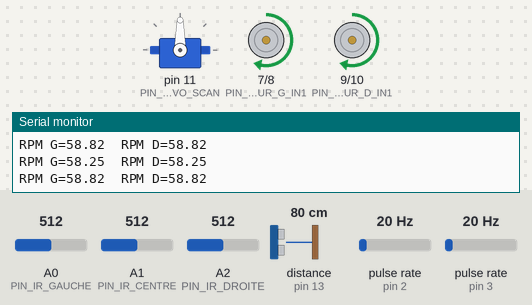
Bench run of a sketch on a simulated Arduino Uno, built with avr-gcc and run on an emulated ATmega328P. On the bench: servo, motor-driver pin pairs drawn as motors (green arrow = first pin HIGH = forward, orange = second pin HIGH = backward, longer = more drive, scaled by the enable pin), the last lines printed to the serial monitor. Wiring (inferred from the names in the program): ultrasonic range finder: trigger pin 12; echo pin 13; 2 × pulse sensor: data pin 2 / data pin 3. Inputs (shaded band) come from the test bench; at power-on: distance to the obstacle (sensor on pin 13) 80 cm, A0 (PIN_IR_GAUCHE) = 512, A1 (PIN_IR_CENTRE) = 512, A2 (PIN_IR_DROITE) = 512, pulse rate (sensors on pin 2, pin 3) 20 Hz. The echo pulse lasts 58.3 µs per cm.

Above: at 4.7 s.
4.8 s: distance to the obstacle (sensor on pin 13) set to 23 cm
6.3 s: distance to the obstacle (sensor on pin 13) set to 18 cm
At 7.49 s:
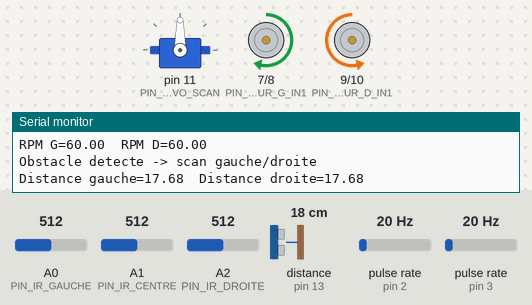
9.3 s: distance to the obstacle (sensor on pin 13) set to 299 cm
At 10.3 s:
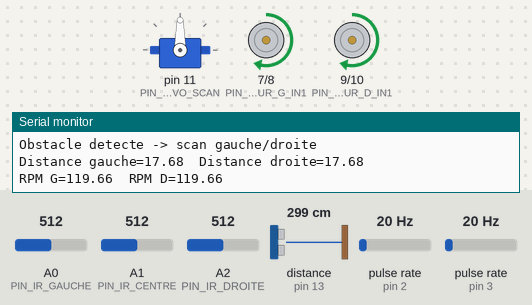
12.3 s: A0 (PIN_IR_GAUCHE) set to 754
15.3 s: A0 (PIN_IR_GAUCHE) set to 782
At 16.0 s:
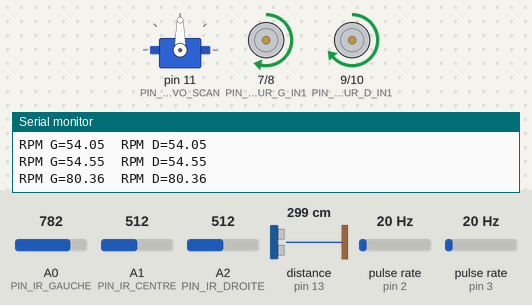
18.3 s: A1 (PIN_IR_CENTRE) set to 992
At 19.3 s:
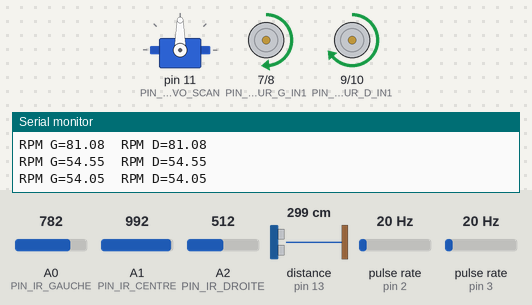
Timing chart, 0 to 20.8 s (numbered marks = the images above; inputs shaded):
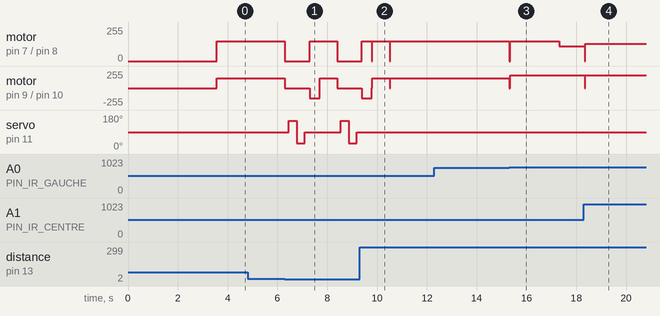

Measured:
- the behaviour switches between 21 and 20 cm on distance to the obstacle (sensor on pin 13) (found by bisection; images 0 and 1)
- the behaviour switches between 768 and 769 on A0 (PIN_IR_GAUCHE) (found by bisection; images 2 and 3)
- after the input at 9.3 s, servo on pin 11 (PIN_SERVO_SCAN): stays 90° (without the input it goes to 150° after 1.3 s)
- after the input at 15.3 s, motor on pin 7 (PIN_MOTEUR_G_IN1) / pin 8 (PIN_MOTEUR_G_IN2): forward 150/255 → forward 109/255 after 2.0 s; motor on pin 9 (PIN_MOTEUR_D_IN1) / pin 10 (PIN_MOTEUR_D_IN2): forward 150/255 → forward 190/255 at once, → forward 191/255 2.0 s later
- after the input at 18.3 s, motor on pin 7 (PIN_MOTEUR_G_IN1) / pin 8 (PIN_MOTEUR_G_IN2): forward 109/255 → forward 131/255 at once; motor on pin 9 (PIN_MOTEUR_D_IN1) / pin 10 (PIN_MOTEUR_D_IN2): forward 191/255 → stopped at once, → forward 191/255 0.04 s later

The sketch:

voiture_autonome.ino
```cpp
/**
 * voiture_autonome.ino
 * -------------------------------------------------------------------
 * Voiture autonome - suivi de ligne avec evitement d'obstacle
 * Carte cible : Arduino Uno / Nano (ATmega328P)
 *
 * Architecture :
 *   - Capteurs.h/.cpp      : acquisition HC-SR04 + 3x IR reflectifs
 *   - Actionneurs.h/.cpp   : pilotage moteurs CC via pont en H L298N
 *   - PIDController.h/.cpp : regulateur PID generique (ligne + vitesse)
 *   - config.h              : toutes les constantes materielles/reglages
 *
 * Boucles de commande :
 *   1) Suivi de ligne (PID, Ts=20ms) -> differentiel de PWM gauche/droite
 *   2) Regulation de vitesse (PI, encodeurs a fourche) -> compense la
 *      chute de tension batterie pour garder une vitesse constante
 *   3) Evitement d'obstacle (HC-SR04 + servo de scan) -> prioritaire,
 *      interrompt le suivi de ligne le temps de contourner l'obstacle
 *
 * Les gains PID sont ceux valides par simulation dans
 * matlab/voiture_pid_tuning.m (voir docs/01_rapport_dimensionnement.md).
 * -------------------------------------------------------------------
 */
#include <Servo.h>
#include "config.h"
#include "../lib/Capteurs/Capteurs.h"
#include "../lib/Actionneurs/Actionneurs.h"
#include "../lib/PID/PIDController.h"

// ---------------------------------------------------------------------
// Objets globaux
// ---------------------------------------------------------------------
CapteurUltrason  capteurUS(PIN_TRIG_AVANT, PIN_ECHO_AVANT);
CapteursLigne    capteursLigne(PIN_IR_GAUCHE, PIN_IR_CENTRE, PIN_IR_DROITE);

MoteurCC moteurGauche(PIN_MOTEUR_G_IN1, PIN_MOTEUR_G_IN2, PIN_MOTEUR_G_PWM);
MoteurCC moteurDroit(PIN_MOTEUR_D_IN1, PIN_MOTEUR_D_IN2, PIN_MOTEUR_D_PWM);
Chassis  chassis(moteurGauche, moteurDroit);

Servo servoScan;

PIDController pidLigne(PID_LIGNE_KP, PID_LIGNE_KI, PID_LIGNE_KD, -150, 150);
PIDController pidVitesse(PID_VITESSE_KP, PID_VITESSE_KI, 0, -80, 80);

// ---------------------------------------------------------------------
// Etat machine a etats
// ---------------------------------------------------------------------
enum EtatRobot { SUIVI_LIGNE, OBSTACLE_DETECTE, EVITEMENT, ARRET_URGENCE };
EtatRobot etat = SUIVI_LIGNE;

// ---------------------------------------------------------------------
// Odometrie (encodeurs a fourche, interruptions)
// ---------------------------------------------------------------------
volatile uint32_t compteurImpulsionsG = 0;
volatile uint32_t compteurImpulsionsD = 0;

void isrEncodeurG() { compteurImpulsionsG++; }
void isrEncodeurD() { compteurImpulsionsD++; }

// ---------------------------------------------------------------------
// Variables de boucle
// ---------------------------------------------------------------------
unsigned long dernierTempsLigne = 0;
unsigned long dernierTempsVitesse = 0;
float derniereErreurLigneConnue = 0;

const unsigned long PERIODE_VITESSE_MS = 100;

void setup() {
    Serial.begin(9600);
    Serial.println(F("=== Voiture autonome - initialisation ==="));

    capteurUS.begin();
    capteursLigne.begin();
    chassis.begin();
    servoScan.attach(PIN_SERVO_SCAN);
    servoScan.write(90); // capteur oriente vers l'avant

    pinMode(PIN_ENCODEUR_G, INPUT_PULLUP);
    pinMode(PIN_ENCODEUR_D, INPUT_PULLUP);
    attachInterrupt(digitalPinToInterrupt(PIN_ENCODEUR_G), isrEncodeurG, RISING);
    attachInterrupt(digitalPinToInterrupt(PIN_ENCODEUR_D), isrEncodeurD, RISING);

    Serial.println(F("Calibration des capteurs de ligne (poser sur fond clair)..."));
    delay(1000);
    capteursLigne.calibrer();
    Serial.println(F("Calibration terminee. Demarrage dans 2s..."));
    delay(2000);
}

void loop() {
    unsigned long maintenant = millis();

    // ------------------------------------------------------------
    // 1) Lecture capteur de distance (chaque cycle, non filtree pour
    //    la reactivite ; une mesure filtree est utilisee pour confirmer
    //    un arret d'urgence, cf. plus bas)
    // ------------------------------------------------------------
    float distance = capteurUS.mesurerDistanceCm();

    if (distance > 0 && distance < DISTANCE_ARRET_CM) {
        etat = ARRET_URGENCE;
    } else if (distance > 0 && distance < DISTANCE_SECURITE_CM) {
        if (etat == SUIVI_LIGNE) etat = OBSTACLE_DETECTE;
    } else if (etat == OBSTACLE_DETECTE) {
        etat = SUIVI_LIGNE; // obstacle disparu avant manoeuvre engagee
    }

    // ------------------------------------------------------------
    // 2) Machine a etats
    // ------------------------------------------------------------
    switch (etat) {

    case ARRET_URGENCE: {
        chassis.stop();
        // Confirmation par mesure filtree (rejet des faux positifs)
        float distConfirmee = capteurUS.mesurerDistanceFiltreeCm(5);
        Serial.print(F("ARRET URGENCE - distance="));
        Serial.println(distConfirmee);
        if (distConfirmee < 0 || distConfirmee > DISTANCE_ARRET_CM) {
            etat = SUIVI_LIGNE;
        }
        delay(50);
        break;
    }

    case OBSTACLE_DETECTE: {
        chassis.stop();
        delay(150);
        Serial.println(F("Obstacle detecte -> scan gauche/droite"));

        servoScan.write(150); delay(300);
        float distGauche = capteurUS.mesurerDistanceFiltreeCm(3);
        servoScan.write(30);  delay(300);
        float distDroite = capteurUS.mesurerDistanceFiltreeCm(3);
        servoScan.write(90);  delay(200);

        Serial.print(F("Distance gauche=")); Serial.print(distGauche);
        Serial.print(F("  Distance droite=")); Serial.println(distDroite);

        // On part du cote le plus degage
        if ((distGauche < 0 || distGauche > distDroite)) {
            chassis.pivoterSurPlace(-120); // pivote a gauche
        } else {
            chassis.pivoterSurPlace(120);  // pivote a droite
        }
        delay(400);
        chassis.stop();
        etat = EVITEMENT;
        break;
    }

    case EVITEMENT: {
        // Avance tout droit pendant un court instant pour depasser l'obstacle,
        // puis retourne en mode suivi de ligne (qui recapturera la ligne si
        // elle est de nouveau detectee).
        chassis.deplacer(PWM_BASE, 0);
        delay(700);
        chassis.stop();
        pidLigne.reinitialiser();
        etat = SUIVI_LIGNE;
        break;
    }

    case SUIVI_LIGNE:
    default: {
        if (maintenant - dernierTempsLigne >= PID_LIGNE_TS_MS) {
            float dt = (maintenant - dernierTempsLigne) / 1000.0f;
            dernierTempsLigne = maintenant;

            float erreur = capteursLigne.lireErreurPosition();
            if (isnan(erreur)) {
                // Ligne perdue : on continue brievement dans la derniere
                // direction connue plutot que de s'arreter brutalement
                erreur = derniereErreurLigneConnue;
            } else {
                derniereErreurLigneConnue = erreur;
            }

            float correction = pidLigne.calculer(0.0f, erreur, dt);
            chassis.deplacer(PWM_BASE, (int16_t)correction);
        }
        break;
    }
    }

    // ------------------------------------------------------------
    // 3) Regulation de vitesse (PI) - a titre indicatif / extension :
    //    ajuste PWM_BASE effectif pour compenser la chute de tension
    //    batterie. Affichage diagnostic uniquement ici (non applique
    //    au chassis pour garder l'exemple simple et lisible).
    // ------------------------------------------------------------
    if (maintenant - dernierTempsVitesse >= PERIODE_VITESSE_MS) {
        float dt = (maintenant - dernierTempsVitesse) / 1000.0f;
        dernierTempsVitesse = maintenant;

        noInterrupts();
        uint32_t impG = compteurImpulsionsG;
        uint32_t impD = compteurImpulsionsD;
        compteurImpulsionsG = 0;
        compteurImpulsionsD = 0;
        interrupts();

        float rpmG = (impG / (float)IMPULSIONS_PAR_TOUR) * (60.0f / dt);
        float rpmD = (impD / (float)IMPULSIONS_PAR_TOUR) * (60.0f / dt);

        // Exemple d'utilisation du PI vitesse (consigne 60 tr/min) :
        // float correctionVitesse = pidVitesse.calculer(60.0f, (rpmG+rpmD)/2.0f, dt);

        Serial.print(F("RPM G=")); Serial.print(rpmG);
        Serial.print(F("  RPM D=")); Serial.println(rpmD);
    }
}
```

config.h
```cpp
/**
 * config.h - Configuration materielle et parametres de reglage
 * Voiture autonome - projet embarque Arduino
 *
 * Toutes les valeurs numeriques (PID, seuils) sont justifiees dans
 * docs/01_rapport_dimensionnement.md et verifiees par simulation dans
 * matlab/voiture_pid_tuning.m
 */
#ifndef CONFIG_H
#define CONFIG_H

// ---------------------------------------------------------------------
// Affectation des broches - Pont en H L298N (actionneurs)
// ---------------------------------------------------------------------
#define PIN_MOTEUR_G_IN1   7
#define PIN_MOTEUR_G_IN2   8
#define PIN_MOTEUR_G_PWM   5     // ENA (PWM Timer0)
#define PIN_MOTEUR_D_IN1   9
#define PIN_MOTEUR_D_IN2   10
#define PIN_MOTEUR_D_PWM   6     // ENB (PWM Timer0)

// ---------------------------------------------------------------------
// Capteurs
// ---------------------------------------------------------------------
#define PIN_TRIG_AVANT     12
#define PIN_ECHO_AVANT     13
#define PIN_IR_GAUCHE      A0
#define PIN_IR_CENTRE      A1
#define PIN_IR_DROITE      A2
#define PIN_SERVO_SCAN     11    // servo qui oriente le capteur ultrason

// MPU6050 en I2C : SDA=A4, SCL=A5 (Arduino Uno/Nano) - pas de define necessaire

// Encodeurs a fourche optiques (roues codeuses) - broches a interruption obligatoires
#define PIN_ENCODEUR_G     2   // INT0
#define PIN_ENCODEUR_D     3   // INT1
#define IMPULSIONS_PAR_TOUR 20 // resolution du disque code

// ---------------------------------------------------------------------
// Parametres physiques (issus du dimensionnement)
// ---------------------------------------------------------------------
#define RAYON_ROUE_M       0.0325f
#define VITESSE_MAX_MS     0.50f
#define DISTANCE_SECURITE_CM 20.0f   // seuil de detection d'obstacle
#define DISTANCE_ARRET_CM    8.0f    // arret d'urgence

// ---------------------------------------------------------------------
// Gains PID - Suivi de ligne (voir matlab/voiture_pid_tuning.m)
// ---------------------------------------------------------------------
#define PID_LIGNE_KP       40.0f
#define PID_LIGNE_KI       0.5f
#define PID_LIGNE_KD       12.0f
#define PID_LIGNE_TS_MS    20

// ---------------------------------------------------------------------
// Gains PI - Regulation de vitesse moteur (voir matlab/voiture_pid_tuning.m)
// ---------------------------------------------------------------------
#define PID_VITESSE_KP     0.45f
#define PID_VITESSE_KI     3.0f

// ---------------------------------------------------------------------
// Vitesse de base (PWM 0-255)
// ---------------------------------------------------------------------
#define PWM_BASE           150
#define PWM_MAX             255
#define PWM_MIN_MOUVEMENT    60   // en dessous, le moteur ne demarre pas (zone morte)

#endif // CONFIG_H
```
